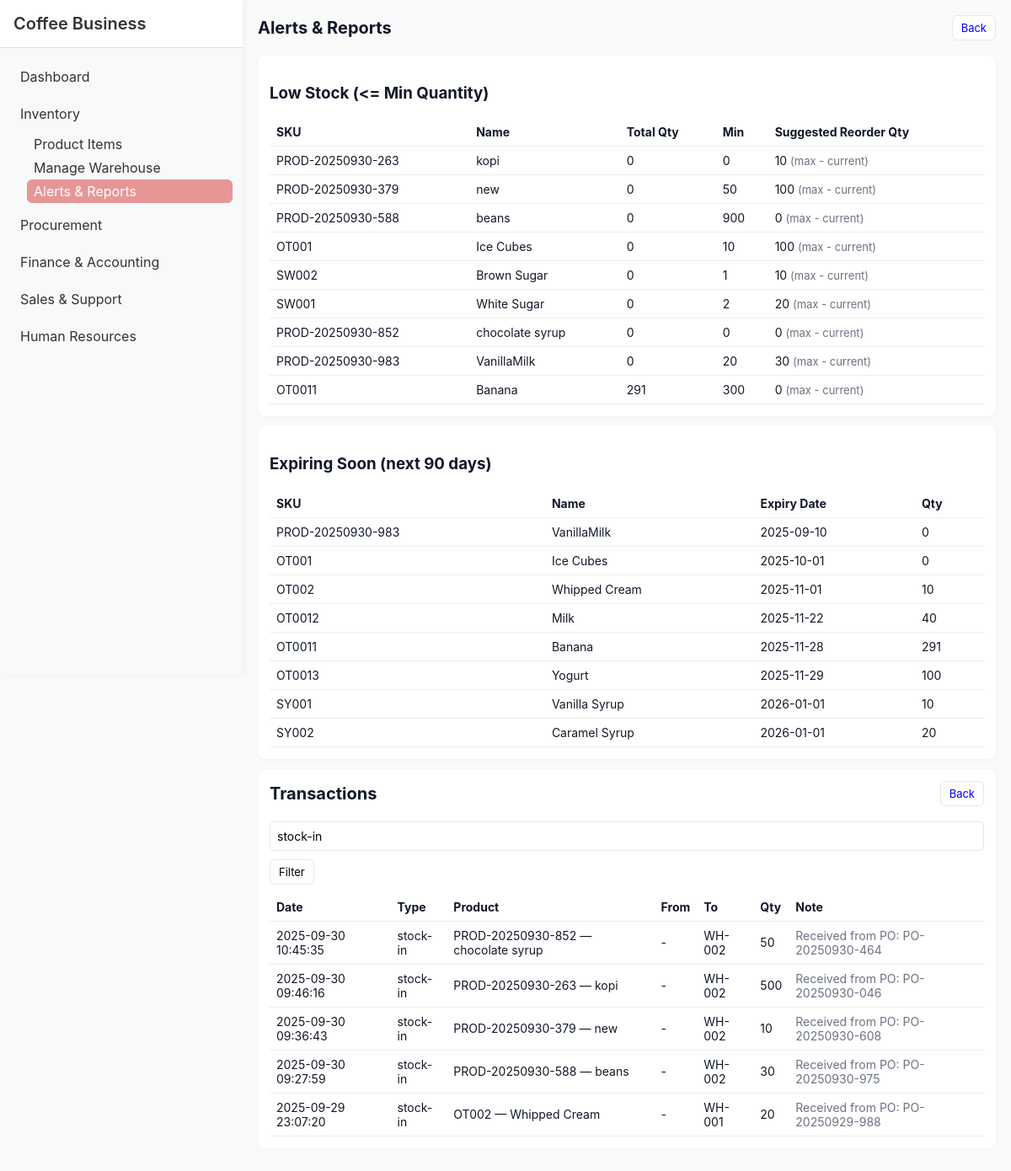
Screenshot of /Module1/Alerts.php?filter=stock-in with the database file from the repository.
### tables this page shows
CREATE TABLE `products` (
  `id` int(11) NOT NULL,
  `sku` varchar(50) NOT NULL,
  `name` varchar(255) NOT NULL,
  `description` text DEFAULT NULL,
  `category` varchar(100) DEFAULT NULL,
  `unit` varchar(30) DEFAULT 'pcs',
  `expiration_date` date DEFAULT NULL,
  `min_qty` int(11) DEFAULT 0,
  `max_qty` int(11) DEFAULT 0,
  `created_at` timestamp NOT NULL DEFAULT current_timestamp(),
  `updated_at` timestamp NULL DEFAULT NULL ON UPDATE current_timestamp(),
  `warehouse_id` int(11) DEFAULT NULL,
  `total_quantity` int(11) DEFAULT 0,
  `unit_price` decimal(10,2) DEFAULT NULL
);

CREATE TABLE `stock_transactions` (
  `id` int(11) NOT NULL,
  `product_id` int(11) NOT NULL,
  `location_from` int(11) DEFAULT NULL,
  `location_to` int(11) DEFAULT NULL,
  `qty` int(11) NOT NULL,
  `type` enum('stock-in','stock-out','transfer') NOT NULL,
  `reference` varchar(50) DEFAULT NULL,
  `note` text DEFAULT NULL,
  `trans_date` datetime DEFAULT current_timestamp(),
  `user_name` varchar(100) DEFAULT 'system',
  `expiration_date` date DEFAULT NULL,
  `reference_id` int(11) DEFAULT NULL,
  `reference_type` enum('po','gr','transfer','adjustment') DEFAULT NULL
);

CREATE TABLE `locations` (
  `id` int(11) NOT NULL,
  `code` varchar(50) NOT NULL,
  `name` varchar(255) NOT NULL,
  `description` text DEFAULT NULL,
  `created_at` timestamp NOT NULL DEFAULT current_timestamp()
);

### Module1/alerts.php (the view, shortened to what this page needs)
<?php
require '../db.php';
$sql = "SELECT p.id, p.sku, p.name, p.min_qty, p.max_qty, IFNULL(SUM(pl.quantity),0) AS total_qty
        FROM products p
        LEFT JOIN product_locations pl ON pl.product_id = p.id
        GROUP BY p.id
        HAVING total_qty <= p.min_qty
        ORDER BY total_qty ASC";
$low = $pdo->query($sql)->fetchAll(PDO::FETCH_ASSOC);
$stmt = $pdo->prepare("SELECT p.id,p.sku,p.name,p.expiration_date,IFNULL(SUM(pl.quantity),0) AS total_qty
    FROM products p
    LEFT JOIN product_locations pl ON pl.product_id = p.id
    WHERE p.expiration_date IS NOT NULL AND p.expiration_date <= DATE_ADD(CURDATE(), INTERVAL 90 DAY)
    GROUP BY p.id
    ORDER BY p.expiration_date ASC");
$stmt->execute();
$expiring = $stmt->fetchAll(PDO::FETCH_ASSOC);
$filter = $_GET['filter'] ?? '';
$sql = "SELECT t.*, p.sku, p.name AS product_name,
    lf.code AS from_code, lt.code AS to_code
    FROM stock_transactions t
    JOIN products p ON p.id = t.product_id
    LEFT JOIN locations lf ON lf.id = t.location_from
    LEFT JOIN locations lt ON lt.id = t.location_to
    WHERE 1 ";
$params = [];
if ($filter) {
    $sql .= " AND (t.type = :f OR p.sku LIKE :f2 OR p.name LIKE :f2) ";
    $params[':f'] = $filter;
    $params[':f2'] = "%$filter%";
}
$sql .= " ORDER BY t.trans_date DESC LIMIT 200";
$stmt = $pdo->prepare($sql);
$stmt->execute($params);
$logs = $stmt->fetchAll(PDO::FETCH_ASSOC);
?>
<!doctype html>
<html>
    <head>
        <link rel="stylesheet" href="styles.css">
    </head>
<body>
  <?php include '../shared/sidebar.php'; ?>
  <div class="container" style="margin-left: 18rem;">
    <div class="header">
        <h1>Alerts & Reports</h1>
        <a class="btn" href="<?php echo BASE_URL; ?>Module1/index.php">Back</a>
    </div>
    <div class="card">
        <h3>Low Stock (<= Min Quantity)</h3>
        <?php if (count($low) === 0): ?>
            <div class="small">No low stock items.</div>
        <?php else: ?>
            <table class="table">
                <thead>
                    <tr>
                        <th>SKU</th>
                        <th>Name</th>
                        <th>Total Qty</th>
                        <th>Min</th>
                        <th>Suggested Reorder Qty</th>
                    </tr>
                </thead>
                <tbody>
                    <?php foreach($low as $l):
                        $suggest = max( ($l['max_qty'] - $l['total_qty']), 0);
                    ?>
                        <tr>
                            <td><?php echo htmlspecialchars($l['sku'])?></td>
                            <td><?php echo htmlspecialchars($l['name'])?></td>
                            <td><?php echo (int)$l['total_qty']?></td>
                            <td><?php echo (int)$l['min_qty']?></td>
                            <td><?php echo (int)$suggest?> <span class="small"> (max - current)</span></td>
                        </tr>
                    <?php endforeach; ?>
                </tbody>
            </table>
        <?php endif; ?>
    </div>
    <div class="card">
        <h3>Expiring Soon (next 90 days)</h3>
        <?php if (count($expiring) === 0): ?>
            <div class="small">No items expiring soon.</div>
        <?php else: ?>
            <table class="table">
                <thead>
                    <tr>
                        <th>SKU</th>
                        <th>Name</th>
                        <th>Expiry Date</th>
                        <th>Qty</th>
                    </tr>
                </thead>
                <tbody>
                    <?php foreach($expiring as $e): ?>
                        <tr>
                            <td><?php echo htmlspecialchars($e['sku'])?></td>
                            <td><?php echo htmlspecialchars($e['name'])?></td>
                            <td><?php echo htmlspecialchars($e['expiration_date'])?></td>
                            <td><?php echo (int)$e['total_qty']?></td>
                        </tr>
                    <?php endforeach; ?>
                </tbody>
            </table>
        <?php endif; ?>
    </div>
    <div class="card">
        <div class="header">
            <h1>Transactions</h1>
            <div>
                <a class="btn" href="<?php echo BASE_URL; ?>Module1/index.php">Back</a>
            </div>
        </div>
        <form method="get" class="form-row">
            <input class="input" name="filter" placeholder="Filter by type sku or name" value="<?php echo htmlspecialchars($filter) ?>">
            <button class="btn" type="submit">Filter</button>
        </form>
        <table class="table">
            <thead>
                <tr>
                    <th>Date</th>
                    <th>Type</th>
                    <th>Product</th>
                    <th>From</th>
                    <th>To</th>
                    <th>Qty</th>
                    <th>Note</th>
                </tr>
            </thead>
            <tbody>
                <?php foreach($logs as $l): ?>
                    <tr>
                        <td><?php echo htmlspecialchars($l['trans_date'])?></td>
                        <td><?php echo htmlspecialchars($l['type'])?></td>
                        <td><?php echo htmlspecialchars($l['sku'].' — '.$l['product_name'])?></td>
                        <td><?php echo htmlspecialchars($l['from_code'] ?? '-')?></td>
                        <td><?php echo htmlspecialchars($l['to_code'] ?? '-')?></td>
                        <td><?php echo (int)$l['qty']?></td>
                        <td class="small"><?php echo htmlspecialchars($l['note'])?></td>
                    </tr>
                <?php endforeach; ?>
            </tbody>
        </table>
    </div>
  </div>
</body>
</html>

### Module1/styles.css (style rules this page uses)
:root { --bg: #fafafa; --card: #ffffff; --muted: #6b7280; --accent: #111827; }
* { box-sizing: border-box; font-family: Inter, Segoe UI, Arial, Helvetica, sans-serif; }
body { background: var(--bg); color: var(--accent); margin: 0; padding: 18px; }
.container { max-width: 1100px; margin: 0 auto; }
.header { display: flex; justify-content: space-between; align-items: center; margin-bottom: 18px; }
h1 { margin: 0; font-size: 20px; }
.card { background: var(--card); padding: 14px; border-radius: 8px; box-shadow: 0 1px 4px rgba(16, 24, 40, 0.04); margin-bottom: 12px; }
.table { width: 100%; border-collapse: collapse; }
.table th, .table td { padding: 8px; border-bottom: 1px solid #eee; text-align: left; font-size: 14px; }
.actions a, .btn { text-decoration: none; padding: 6px 10px; border-radius: 6px; border: 1px solid #e5e7eb; background: #fff; display: inline-block; font-size: 13px; }
.form-row { display: flex; gap: 10px; flex-wrap: wrap; margin-bottom: 10px; }
.input, select, textarea { padding: 8px; border: 1px solid #e5e7eb; border-radius: 6px; width: 100%; font-size: 14px; }
.small { font-size: 13px; color: var(--muted); }

### rows the page displays
products: sku "PROD-20250930-263", name "kopi", total_qty "0", min_qty "0", max_qty "10"
products: sku "PROD-20250930-379", name "new", total_qty "0", min_qty "50", max_qty "100"
products: sku "PROD-20250930-588", name "beans", total_qty "0", min_qty "900", max_qty "0"
products: sku "OT001", name "Ice Cubes", total_qty "0", min_qty "10", max_qty "100", expiration_date "2025-10-01"
products: sku "SW002", name "Brown Sugar", total_qty "0", min_qty "1", max_qty "10"
products: sku "SW001", name "White Sugar", total_qty "0", min_qty "2", max_qty "20"
products: sku "PROD-20250930-852", name "chocolate syrup", total_qty "0", min_qty "0", max_qty "0"
products: sku "PROD-20250930-983", name "VanillaMilk", total_qty "0", min_qty "20", max_qty "30", expiration_date "2025-09-10"
products: sku "OT0011", name "Banana", total_qty "291", min_qty "300", max_qty "0", expiration_date "2025-11-28"
products: sku "OT002", name "Whipped Cream", expiration_date "2025-11-01", total_qty "10"
products: sku "OT0012", name "Milk", expiration_date "2025-11-22", total_qty "40"
products: sku "OT0013", name "Yogurt", expiration_date "2025-11-29", total_qty "100"
products: sku "SY001", name "Vanilla Syrup", expiration_date "2026-01-01", total_qty "10"
products: sku "SY002", name "Caramel Syrup", expiration_date "2026-01-01", total_qty "20"
stock_transactions: trans_date "2025-09-30 10:45:35", type "stock-in", product.name "PROD-20250930-852 — chocolate syrup", from_code "-", location_to.code "WH-002", qty "50", note "Received from PO: PO-20250930-464"
stock_transactions: trans_date "2025-09-30 09:46:16", type "stock-in", product.name "PROD-20250930-263 — kopi", from_code "-", location_to.code "WH-002", qty "500", note "Received from PO: PO-20250930-046"
stock_transactions: trans_date "2025-09-30 09:36:43", type "stock-in", product.name "PROD-20250930-379 — new", from_code "-", location_to.code "WH-002", qty "10", note "Received from PO: PO-20250930-608"
stock_transactions: trans_date "2025-09-30 09:27:59", type "stock-in", product.name "PROD-20250930-588 — beans", from_code "-", location_to.code "WH-002", qty "30", note "Received from PO: PO-20250930-975"
stock_transactions: trans_date "2025-09-29 23:07:20", type "stock-in", product.name "OT002 — Whipped Cream", from_code "-", location_to.code "WH-001", qty "20", note "Received from PO: PO-20250929-988"
